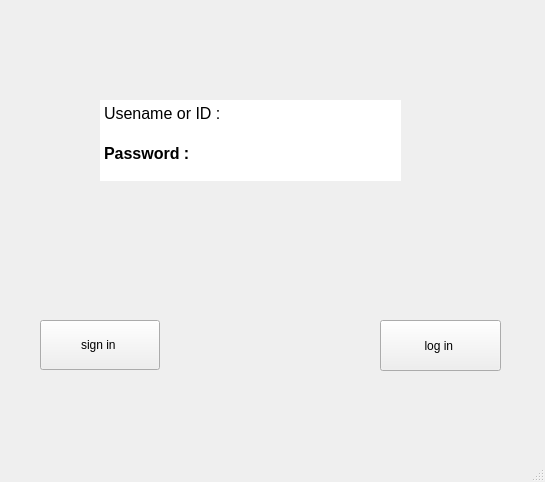
<?xml version="1.0" encoding="UTF-8"?>
<ui version="4.0">
 <class>login</class>
 <widget class="QMainWindow" name="login">
  <property name="geometry">
   <rect>
    <x>0</x>
    <y>0</y>
    <width>545</width>
    <height>482</height>
   </rect>
  </property>
  <property name="windowTitle">
   <string>MainWindow</string>
  </property>
  <widget class="QWidget" name="centralwidget">
   <widget class="QTextBrowser" name="IDText">
    <property name="geometry">
     <rect>
      <x>100</x>
      <y>100</y>
      <width>171</width>
      <height>41</height>
     </rect>
    </property>
    <property name="font">
     <font>
      <weight>75</weight>
      <bold>true</bold>
     </font>
    </property>
    <property name="frameShape">
     <enum>QFrame::NoFrame</enum>
    </property>
    <property name="html">
     <string>&lt;!DOCTYPE HTML PUBLIC &quot;-//W3C//DTD HTML 4.0//EN&quot; &quot;http://www.w3.org/TR/REC-html40/strict.dtd&quot;&gt;
&lt;html&gt;&lt;head&gt;&lt;meta name=&quot;qrichtext&quot; content=&quot;1&quot; /&gt;&lt;style type=&quot;text/css&quot;&gt;
p, li { white-space: pre-wrap; }
&lt;/style&gt;&lt;/head&gt;&lt;body style=&quot; font-family:'MS Shell Dlg 2'; font-size:7.8pt; font-weight:600; font-style:normal;&quot;&gt;
&lt;p style=&quot; margin-top:0px; margin-bottom:0px; margin-left:0px; margin-right:0px; -qt-block-indent:0; text-indent:0px;&quot;&gt;&lt;span style=&quot; font-size:12pt; font-weight:400;&quot;&gt;Usename or ID :&lt;/span&gt;&lt;/p&gt;&lt;/body&gt;&lt;/html&gt;</string>
    </property>
   </widget>
   <widget class="QLineEdit" name="IDEdite">
    <property name="geometry">
     <rect>
      <x>270</x>
      <y>100</y>
      <width>131</width>
      <height>41</height>
     </rect>
    </property>
    <property name="frame">
     <bool>false</bool>
    </property>
   </widget>
   <widget class="QTextBrowser" name="passwordLine">
    <property name="geometry">
     <rect>
      <x>100</x>
      <y>140</y>
      <width>171</width>
      <height>41</height>
     </rect>
    </property>
    <property name="frameShape">
     <enum>QFrame::NoFrame</enum>
    </property>
    <property name="html">
     <string>&lt;!DOCTYPE HTML PUBLIC &quot;-//W3C//DTD HTML 4.0//EN&quot; &quot;http://www.w3.org/TR/REC-html40/strict.dtd&quot;&gt;
&lt;html&gt;&lt;head&gt;&lt;meta name=&quot;qrichtext&quot; content=&quot;1&quot; /&gt;&lt;style type=&quot;text/css&quot;&gt;
p, li { white-space: pre-wrap; }
&lt;/style&gt;&lt;/head&gt;&lt;body style=&quot; font-family:'MS Shell Dlg 2'; font-size:7.8pt; font-weight:400; font-style:normal;&quot;&gt;
&lt;p style=&quot; margin-top:0px; margin-bottom:0px; margin-left:0px; margin-right:0px; -qt-block-indent:0; text-indent:0px;&quot;&gt;&lt;span style=&quot; font-size:12pt; font-weight:600;&quot;&gt;Password :&lt;/span&gt;&lt;/p&gt;&lt;/body&gt;&lt;/html&gt;</string>
    </property>
   </widget>
   <widget class="QLineEdit" name="passwordEdit">
    <property name="geometry">
     <rect>
      <x>270</x>
      <y>140</y>
      <width>131</width>
      <height>41</height>
     </rect>
    </property>
    <property name="frame">
     <bool>false</bool>
    </property>
    <property name="echoMode">
     <enum>QLineEdit::Password</enum>
    </property>
   </widget>
   <widget class="QPushButton" name="loginBtn">
    <property name="geometry">
     <rect>
      <x>380</x>
      <y>320</y>
      <width>121</width>
      <height>51</height>
     </rect>
    </property>
    <property name="toolTip">
     <string>&lt;html&gt;&lt;head/&gt;&lt;body&gt;&lt;p&gt;Enter the username and password&lt;/p&gt;&lt;p&gt;&lt;br/&gt;&lt;/p&gt;&lt;/body&gt;&lt;/html&gt;</string>
    </property>
    <property name="text">
     <string>log in </string>
    </property>
   </widget>
   <widget class="QPushButton" name="signInBtn">
    <property name="geometry">
     <rect>
      <x>40</x>
      <y>320</y>
      <width>120</width>
      <height>50</height>
     </rect>
    </property>
    <property name="text">
     <string>sign in </string>
    </property>
   </widget>
  </widget>
  <widget class="QMenuBar" name="menubar">
   <property name="geometry">
    <rect>
     <x>0</x>
     <y>0</y>
     <width>545</width>
     <height>25</height>
    </rect>
   </property>
  </widget>
  <widget class="QStatusBar" name="statusbar"/>
 </widget>
 <resources/>
 <connections/>
</ui>
